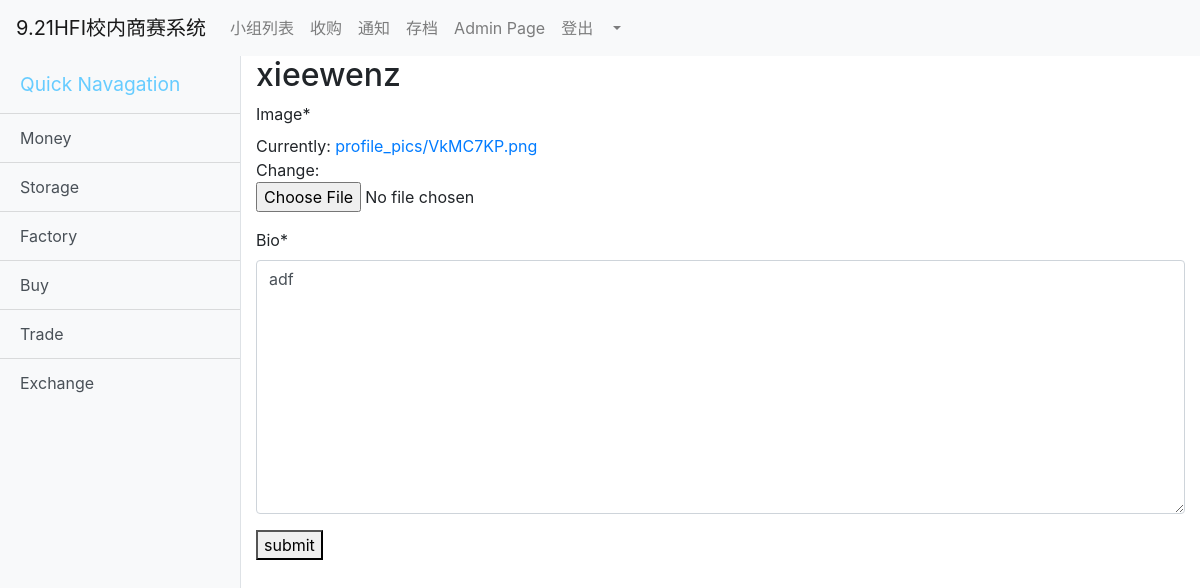
Page /t/ (signed in) on the earlier database version.
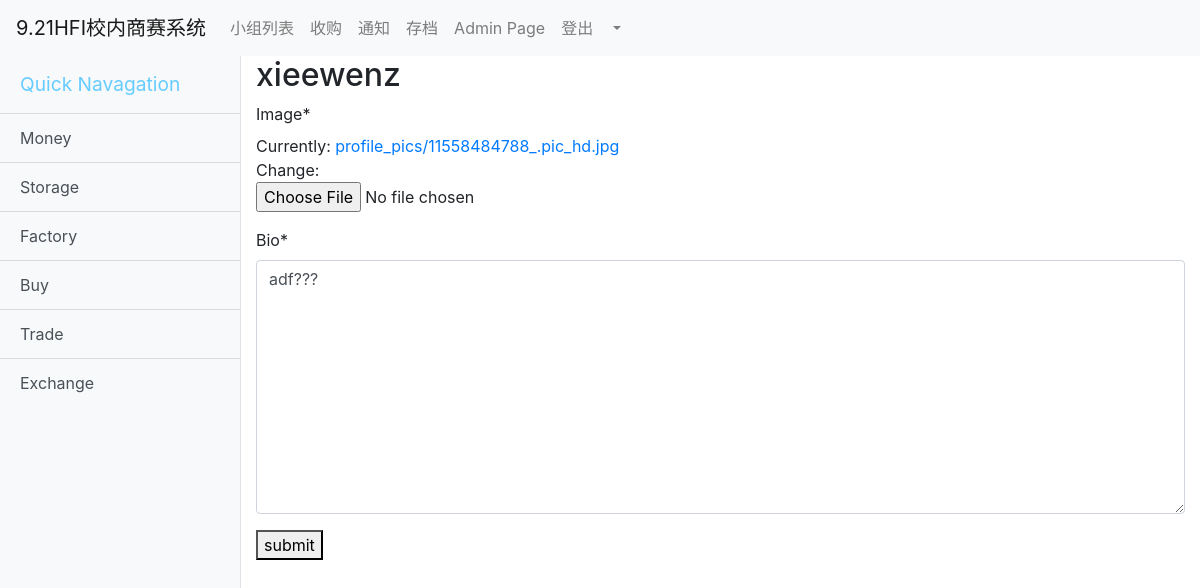
Same page on the later database version.
### Users/models.py (models this page shows, shortened)
class Profile(models.Model):
    user = models.OneToOneField(User, on_delete=models.CASCADE)
    image = models.ImageField(default = 'default.jpg', upload_to='profile_pics')
    bio = models.TextField(null=True,blank=False)

### Users/views.py (the view)
# urls.py: path('t/',views.newprofile,name='tprofile')
@login_required
def newprofile(request):
    if request.method == 'POST':
        form = ProfileForm(request.POST,request.FILES,instance=request.user.profile)
        if form.is_valid():
            print(request.FILES)
            form.save()
            return redirect('tprofile')
    else:
        form = ProfileForm(instance=request.user.profile)
    return render(request,'newprofile.html',{'form':form})

### Users/forms.py
class ProfileForm(forms.ModelForm):
    class Meta:
        model = Profile
        fields = ('image','bio')

### Users/templates/newprofile.html (shortened to what this page needs)
{% extends "base.html"%}
{% load crispy_forms_tags%}
{%block content%}
<h2>{{ user.username }}</h2>
<div class="content-section"  >
    <form method='POST' enctype="multipart/form-data">
        {{form | crispy}}
        <button type='submit'>submit</button>
    </form>
</div>
{%endblock content%}

Differences in the rows shown:
changed Profile: bio "adf" → "adf???"
Other differences:
text no longer shown: "Image * Currently: profile_pics/VkMC7KP.png Change: Bio *"
text now shown: "Image * Currently: profile_pics/11558484788_.pic_hd.jpg Change: Bio *"
